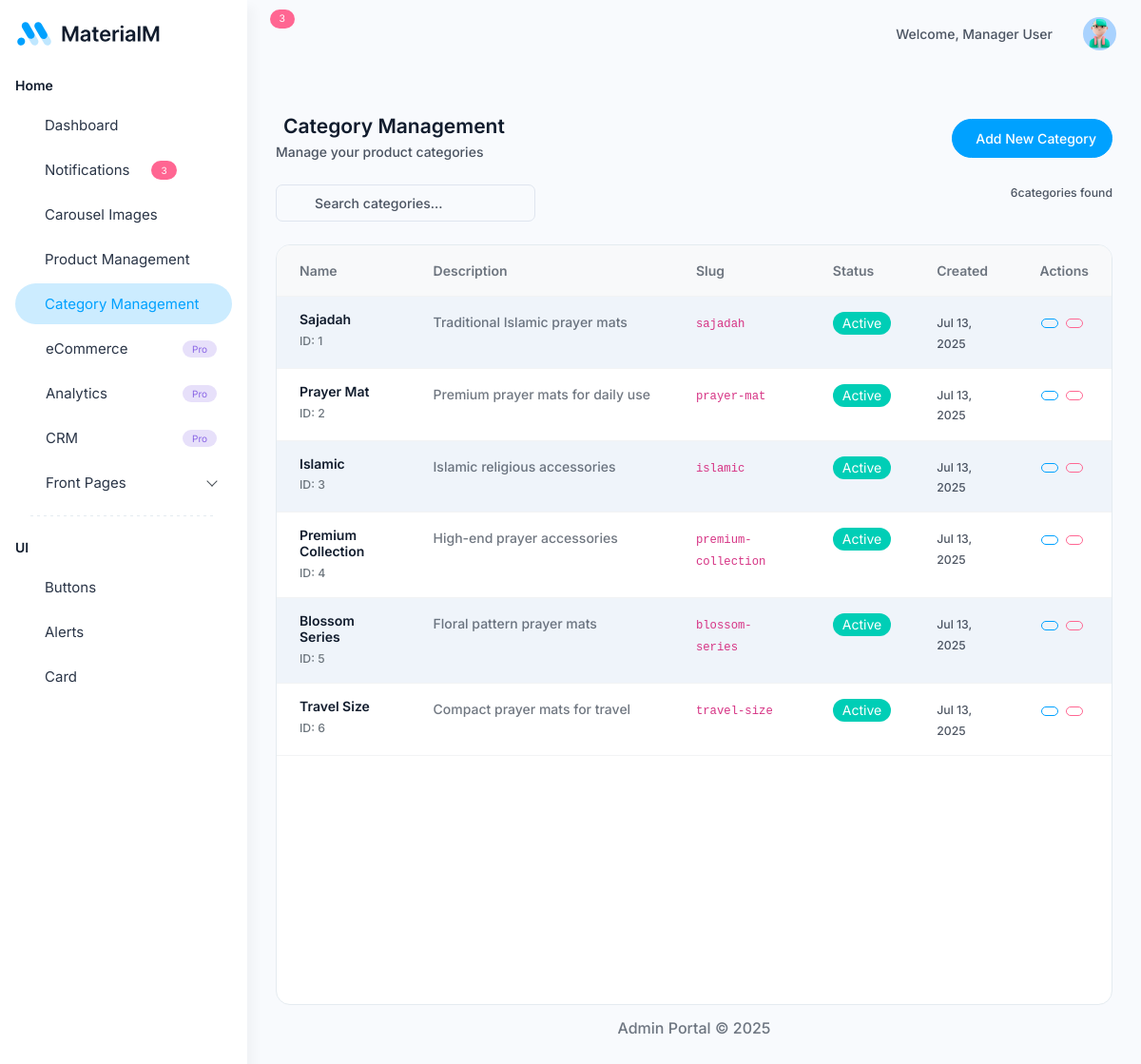
Page /category-management.php (signed in) on the committed database.
### tables this page shows
CREATE TABLE categories (
    id INT PRIMARY KEY AUTO_INCREMENT,
    name VARCHAR(100) NOT NULL,
    description TEXT,
    slug VARCHAR(100) UNIQUE NOT NULL,
    status ENUM('active', 'inactive') DEFAULT 'active',
    created_at TIMESTAMP DEFAULT CURRENT_TIMESTAMP,
    updated_at TIMESTAMP DEFAULT CURRENT_TIMESTAMP ON UPDATE CURRENT_TIMESTAMP
);

### includes/config.php (called while the page is built, shortened)
<?php
function isLoggedIn() {
    return isset($_SESSION['admin_id']) && isset($_SESSION['admin_email']);
}
class NotificationManager {
    private $conn;
    private $table = "notifications";
    public function __construct($db) {
        $this->conn = $db;
    }
    public function getUnreadCount($admin_id) {
        $query = "SELECT COUNT(*) as count FROM " . $this->table . "
                  WHERE admin_id = :admin_id AND status = 'unread'";
        $stmt = $this->conn->prepare($query);
        $stmt->bindParam(':admin_id', $admin_id, PDO::PARAM_INT);
        $stmt->execute();
        $result = $stmt->fetch();
        return $result['count'] ?? 0;
    }
}
?>

### category-management.php (the view, shortened to what this page needs)
<?php
require_once 'includes/config.php';
$database = new Database();
$db = $database->getConnection();
$query = "SELECT * FROM categories ORDER BY created_at DESC";
$stmt = $db->prepare($query);
$stmt->execute();
$categories = $stmt->fetchAll(PDO::FETCH_ASSOC);
?>
<div class="d-flex justify-content-between align-items-center mb-4">
    <div>
        <h4 class="fw-semibold mb-1">
            Category Management
        </h4>
        <p class="text-muted mb-0">Manage your product categories</p>
    </div>
    <button class="btn btn-primary" type="button" data-bs-toggle="modal" data-bs-target="#addCategoryModal">
        Add New Category
    </button>
</div>
<div class="row mb-4">
    <div class="col-md-4">
        <div class="search-container">
            <input type="text" class="form-control" id="searchInput" placeholder="Search categories...">
        </div>
    </div>
    <div class="col-md-8">
        <div class="d-flex justify-content-end">
            <small class="text-muted d-flex align-items-center">
                <span id="categoryCount"><?php echo count($categories); ?></span> categories found
            </small>
        </div>
    </div>
</div>
<div class="table-responsive bg-white rounded-3 border">
    <table class="table table-striped table-hover mb-0">
        <thead>
            <tr>
                <th>Name</th>
                <th>Description</th>
                <th>Slug</th>
                <th>Status</th>
                <th>Created</th>
                <th>Actions</th>
            </tr>
        </thead>
        <tbody id="categoryTableBody">
            <?php foreach ($categories as $category): ?>
            <tr class="category-row">
                <td>
                    <div class="category-info">
                        <h6><?php echo htmlspecialchars($category['name']); ?></h6>
                        <small>ID: <?php echo $category['id']; ?></small>
                    </div>
                </td>
                <td>
                    <div class="description-text" title="<?php echo htmlspecialchars($category['description'] ?? ''); ?>">
                        <?php echo htmlspecialchars($category['description'] ?? 'No description'); ?>
                    </div>
                </td>
                <td>
                    <code><?php echo htmlspecialchars($category['slug']); ?></code>
                </td>
                <td>
                    <?php if ($category['status'] == 'active'): ?>
                        <span class="badge bg-success">Active</span>
                    <?php else: ?>
                        <span class="badge bg-danger">Inactive</span>
                    <?php endif; ?>
                </td>
                <td>
                    <small class="text-muted">
                        <?php echo date('M j, Y', strtotime($category['created_at'])); ?>
                    </small>
                </td>
                <td>
                    <div class="action-buttons">
                        <button class="btn btn-sm btn-outline-primary edit-category-btn"
                                type="button"
                                title="Edit Category"
                                data-category-id="<?php echo $category['id']; ?>"
                                data-category-name="<?php echo htmlspecialchars($category['name']); ?>"
                                data-category-description="<?php echo htmlspecialchars($category['description'] ?? ''); ?>"
                                data-category-slug="<?php echo htmlspecialchars($category['slug']); ?>"
                                data-category-status="<?php echo $category['status']; ?>">
                        </button>
                        <button class="btn btn-sm btn-outline-danger delete-category-btn"
                                type="button"
                                title="Delete Category"
                                data-category-id="<?php echo $category['id']; ?>"
                                data-category-name="<?php echo htmlspecialchars($category['name']); ?>">
                        </button>
                    </div>
                </td>
            </tr>
            <?php endforeach; ?>
        </tbody>
    </table>
</div>
<?php
$content = ob_get_clean();
include 'includes/layout.php';
?>

### includes/layout.php (shortened to what this page needs)
<!doctype html>
<html lang="en">
<head>
  <link rel="stylesheet" href="assets/css/styles.min.css" />
</head>
<body>
  <div class="page-wrapper" id="main-wrapper" data-layout="vertical" data-navbarbg="skin6" data-sidebartype="full"
    data-sidebar-position="fixed" data-header-position="fixed">
    <?php include 'sidebar.php'; ?>
    <div class="body-wrapper">
      <?php include 'header.php'; ?>
      <div class="body-wrapper-inner">
        <div class="container-fluid">
          <?php echo $content; ?>
          <div class="py-6 px-6 text-center">
            <p class="mb-0 fs-4">Admin Portal &copy; <?php echo date('Y'); ?></p>
          </div>
        </div>
      </div>
    </div>
  </div>
</body>
</html>

### includes/sidebar.php (shortened to what this page needs)
<aside class="left-sidebar">
  <div>
    <div class="brand-logo d-flex align-items-center justify-content-between">
      <a href="./index.php" class="text-nowrap logo-img">
        <img src="assets/images/logos/logo.svg" alt="" />
      </a>
    </div>
    <nav class="sidebar-nav scroll-sidebar" data-simplebar="">
      <ul id="sidebarnav">
        <li class="nav-small-cap">
          <span class="hide-menu">Home</span>
        </li>
        <li class="sidebar-item">
          <a class="sidebar-link" href="./index.php" aria-expanded="false">
            <span class="hide-menu">Dashboard</span>
          </a>
        </li>
        <li class="sidebar-item">
          <a class="sidebar-link" href="./notifications.php" aria-expanded="false">
            <span class="hide-menu">Notifications</span>
            <?php
            if (isLoggedIn()) {
                try {
                    $database = new Database();
                    $db = $database->getConnection();
                    $notificationManager = new NotificationManager($db);
                    $sidebarUnreadCount = $notificationManager->getUnreadCount($_SESSION['admin_id']);
                    if ($sidebarUnreadCount > 0) {
                        echo '<span class="badge bg-danger ms-2 fs-1 rounded-pill">' . ($sidebarUnreadCount > 9 ? '9+' : $sidebarUnreadCount) . '</span>';
                    }
                } catch (Exception $e) {
                }
            }
            ?>
          </a>
        </li>
        <li class="sidebar-item">
          <a class="sidebar-link" href="./carousel-management.php" aria-expanded="false">
            <span class="hide-menu">Carousel Images</span>
          </a>
        </li>
        <li class="sidebar-item">
          <a class="sidebar-link" href="./product-management.php" aria-expanded="false">
            <span class="hide-menu">Product Management</span>
          </a>
        </li>
        <li class="sidebar-item">
          <a class="sidebar-link" href="./category-management.php" aria-expanded="false">
            <span class="hide-menu">Category Management</span>
          </a>
        </li>
        <li class="sidebar-item">
          <a class="sidebar-link justify-content-between" target="_blank"
            href="https://bootstrapdemos.wrappixel.com/materialM/dist/main/index2.html" aria-expanded="false">
            <div class="d-flex align-items-center gap-3">
              <span class="hide-menu">eCommerce</span>
            </div>
            <span class="hide-menu badge bg-secondary-subtle text-secondary fs-1 py-1">Pro</span>
          </a>
        </li>
        <li class="sidebar-item">
          <a class="sidebar-link justify-content-between" target="_blank"
            href="https://bootstrapdemos.wrappixel.com/materialM/dist/main/index.html" aria-expanded="false">
            <div class="d-flex align-items-center gap-3">
              <span class="hide-menu">Analytics</span>
            </div>
            <span class="hide-menu badge bg-secondary-subtle text-secondary fs-1 py-1">Pro</span>
          </a>
        </li>
        <li class="sidebar-item">
          <a class="sidebar-link justify-content-between" target="_blank"
            href="https://bootstrapdemos.wrappixel.com/materialM/dist/main/index3.html" aria-expanded="false">
            <div class="d-flex align-items-center gap-3">
              <span class="hide-menu">CRM</span>
            </div>
            <span class="hide-menu badge bg-secondary-subtle text-secondary fs-1 py-1">Pro</span>
          </a>
        </li>
        <li class="sidebar-item">
          <a class="sidebar-link justify-content-between has-arrow" href="javascript:void(0)" aria-expanded="false">
            <div class="d-flex align-items-center gap-3">
              <span class="hide-menu">Front Pages</span>
            </div>
          </a>
        </li>
        <li>
          <span class="sidebar-divider lg"></span>
        </li>
        <li class="nav-small-cap">
          <span class="hide-menu">UI</span>
        </li>
        <li class="sidebar-item">
          <a class="sidebar-link" href="./ui-buttons.php" aria-expanded="false">
            <span class="hide-menu">Buttons</span>
          </a>
        </li>
        <li class="sidebar-item">
          <a class="sidebar-link" href="./ui-alerts.php" aria-expanded="false">
            <span class="hide-menu">Alerts</span>
          </a>
        </li>
        <li class="sidebar-item">
          <a class="sidebar-link" href="./ui-card.php" aria-expanded="false">
            <span class="hide-menu">Card</span>
          </a>
        </li>
      </ul>
    </nav>
  </div>
</aside>

### includes/header.php (shortened to what this page needs)
<header class="app-header">
  <nav class="navbar navbar-expand-lg navbar-light">
    <ul class="navbar-nav">
      <li class="nav-item dropdown">
        <?php
        $unreadCount = 0;
        if (isLoggedIn()) {
            try {
                $database = new Database();
                $db = $database->getConnection();
                $notificationManager = new NotificationManager($db);
                $admin_id = $_SESSION['admin_id'];
                $unreadCount = $notificationManager->getUnreadCount($admin_id);
            } catch (Exception $e) {
                error_log('Notification error: ' . $e->getMessage());
            }
        }
        ?>
        <a class="nav-link position-relative" href="javascript:void(0)" id="drop1" data-bs-toggle="dropdown" aria-expanded="false">
          <?php if ($unreadCount > 0): ?>
            <span class="position-absolute badge rounded-pill bg-danger" style="top: 10px; right: -8px; font-size: 0.65rem;">
              <?php echo $unreadCount > 9 ? '9+' : $unreadCount; ?>
            </span>
          <?php endif; ?>
        </a>
      </li>
    </ul>
    <div class="navbar-collapse justify-content-end px-0" id="navbarNav">
      <ul class="navbar-nav flex-row ms-auto align-items-center justify-content-end">
        <?php if (isLoggedIn()): ?>
          <li class="nav-item me-3">
            <span class="navbar-text text-muted">
              Welcome, <?php echo htmlspecialchars($_SESSION['admin_name'] ?? 'Admin'); ?>
            </span>
          </li>
        <?php endif; ?>
        <li class="nav-item dropdown">
          <a class="nav-link " href="javascript:void(0)" id="drop2" data-bs-toggle="dropdown"
            aria-expanded="false">
            <img src="assets/images/profile/user-1.jpg" alt="" width="35" height="35" class="rounded-circle">
          </a>
        </li>
      </ul>
    </div>
  </nav>
</header>

### category-management.php (style rules this page uses)
.container-fluid { max-width: none !important; width: 100% !important; }
.search-container { position: relative; }
.search-container .form-control { padding-left: 40px; }
.action-buttons .btn { padding: 4px 8px; margin: 0 2px; }
.table-responsive { height: 100vh; overflow-y: auto; }
.table th { background-color: #f8f9fa; position: sticky; top: 0; z-index: 10; }
.category-info h6 { margin: 0 0 5px 0; font-size: 14px; }
.category-info small { color: #6c757d; display: block; }
.description-text { max-width: 300px; overflow: hidden; text-overflow: ellipsis; white-space: nowrap; }

### rows in the picture
categories: name "Sajadah", id "1", description "Traditional Islamic prayer mats", slug "sajadah", status "Active", created_at "Jul 13, 2025"
categories: name "Prayer Mat", id "2", description "Premium prayer mats for daily use", slug "prayer-mat", status "Active", created_at "Jul 13, 2025"
categories: name "Islamic", id "3", description "Islamic religious accessories", slug "islamic", status "Active", created_at "Jul 13, 2025"
categories: name "Premium Collection", id "4", description "High-end prayer accessories", slug "premium-collection", status "Active", created_at "Jul 13, 2025"
categories: name "Blossom Series", id "5", description "Floral pattern prayer mats", slug "blossom-series", status "Active", created_at "Jul 13, 2025"
categories: name "Travel Size", id "6", description "Compact prayer mats for travel", slug "travel-size", status "Active", created_at "Jul 13, 2025"

### other values in the picture
$sidebarUnreadCount "3"
$unreadCount "3"
$_SESSION['admin_name'] "Manager User"
count($categories) "6"
